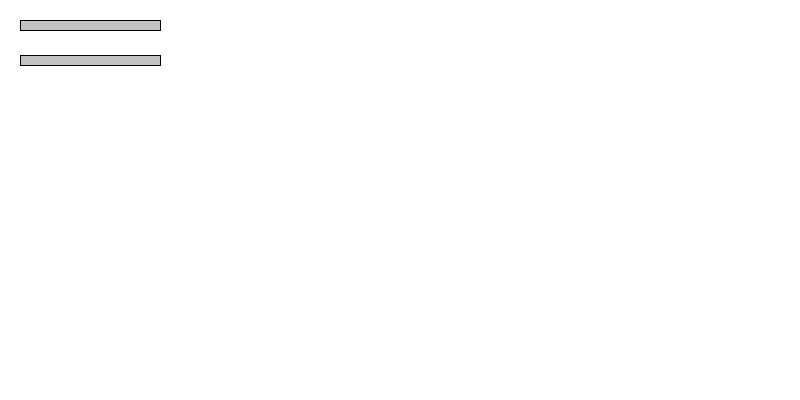
Frame 1 (no input)
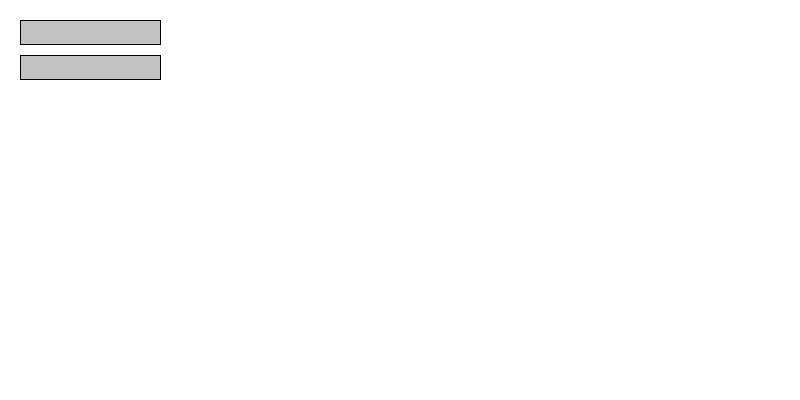
Frame 60 (the mouse pressed at the canvas centre just before this capture)
Frame 120 (the mouse held since frame 60 and released just before this capture): identical to frame 60, image omitted

The Processing sketch that drew these frames (run headless with seeded random() and noise(); from frame 60 on, the mouse is pressed at the canvas centre):

// Processing sketch: Text_Box
// ── Text_Box.pde
TextBox gear1;
TextBox gear2;

void setup(){
  
  size(800, 400);
   
  gear1 = new TextBox(20, 20);
  gear2 = new TextBox(20, 55);
  gear1.borderWidth(100);
  gear2.borderWidth(100);
  gear1.padding(5, 20, 5, 20);
  gear2.padding(5, 20, 5, 20);
  gear1.backgroundColor(100, 100, 100, 100);
  gear2.backgroundColor(100, 100, 100, 100);
  
}

void draw(){
  background(255);
  
  fill(0);
  gear1.render();
  gear2.render();
  
  if(gear1.hover() || gear2.hover()){
    cursor(TEXT);
  }else{
   cursor(ARROW); 
  }
}


void keyPressed(){
  
  gear1.keyListener();
  gear2.keyListener();
  
}

void mouseClicked(){
  gear1.click();
  gear2.click();
}

// ── TextBox.pde
class TextBox {

  /*
  *    Todo   
   *    - move text and color modifiers at constructor
   *    - Text highlighting
   *    - Fix alignmentY and justify when overflow
   *    - Fix blinker
   */
  /*-- strings --*/
  String value;
  String typedText = "";
  String blinkerType = "|";
  String blinker = "";
  char lastChar;

  /*-- sizes --*/
  float x, y, w, h, manualWidth, manualHeight;
  float textSize, textWidth, textHeight, lineHeight;
  float textOffsetX, textOffsetY;
  float paddingTop, paddingRight, paddingBottom, paddingLeft;
  float innerBoxWidth, innerBoxHeight;

  /*--- alignment ---*/
  int justify;
  int align;

  /*-- colors --*/
  color textColor;
  color backgroundColor;
  color borderColor;

  /*--- flags ---*/
  boolean focus = false;
  boolean click = false;
  int blinkerDelay = 30;
  int blinkerIndex = 0;

  /*--- states ---*/
  ArrayList lines;
  int blinkerX = 0;
  int blinkerY = 0;

  TextBox(float x, float y) {

    this.x = x;
    this.y = y;
    this.value="";
    this.textSize = 15;
    this.lineHeight = 0;

    this.paddingTop = 20;
    this.paddingRight = 20;
    this.paddingBottom = 20;
    this.paddingLeft = 20;

    this.lines = new ArrayList();

    textColor = color(0);
    backgroundColor = color(255);
    borderColor = color(10);
  }


  /*---------- Setters ---------- */
  void setTextSize(float size) {
    this.textSize = size;
  }

  void borderSize(float w, float h) {
    this.manualHeight = h;
    this.manualWidth = w;
  }

  void borderWidth(float w) {
    this.manualWidth = w;
  }

  void borderHeight(float h) {
    this.manualHeight = h;
  }

  void padding(float top, float right, float bottom, float left) {
    this.paddingTop = top;
    this.paddingRight = right;
    this.paddingBottom = bottom;
    this.paddingLeft = left;
  }

  void setLocation(float x, float y) {
    this.x = x;
    this.y = y;
  }

  void justify(int type) {

    if (this.manualWidth <= 0) return;

    //type: LEFT, CENTER or RIGHT
    justify = type;
    float inBox = getInnerBoxWidth();
    
    switch(this.justify) {
    case RIGHT:
      textOffsetX = inBox;
      break;
    case CENTER:
      textOffsetX = inBox/2;
      break;
    default:
      textOffsetX = 0;
      break;
    }
  }

  void align(int type) {
    //type TOP, BOTTOM, CENTER, BASELINE
    //  align = type;

    //  float inBox = getInnerBoxHeight();
    //  switch(this.justify) {
    //  //case TOP:
    //  //  textOffsetY = ;
    //  //  break;
    //  case BOTTOM:
    //    textOffsetY = inBox;
    //    break;
    //  case CENTER:
    //    textOffsetY = inBox/2;
    //    break;
    //  default:
    //    textOffsetY = 0;
    //    break;
    //  }
  }
  void textColor(int r, int g, int b) {
    textColor = color(r, g, b);
  }

  void backgroundColor(int r, int g, int b, int a) {
    backgroundColor = color(r, g, b, a);
  }


  void setLineHeight(float h) {
    this.lineHeight = h;
  }

  /*---------- Getters ---------- */
  int getNumberOfLines() {   
    return lines.size()+1;
  }

  float getBorderWidth() {
    if (this.manualWidth <= 0) {
      return textWidth+paddingRight + paddingLeft;
    } else {
      return this.manualWidth + paddingRight + paddingLeft;
    }
  }

  float getBorderHeight() {

    if (this.manualHeight <= 0) {
      return textHeight+lineHeight*(getNumberOfLines()-1) + paddingBottom + paddingTop;
    } else {
      return this.manualHeight  + paddingBottom+paddingTop;
    }
  }

  float getInnerBoxWidth() {
    return getBorderWidth() - paddingRight - paddingLeft;
  }

  float getInnerBoxHeight() {
    return getBorderHeight() - paddingTop - paddingBottom;
  }


  /*---------- Helpers ---------- */
  void render() {

    renderBorder();

    renderText();

    onFocus();
  }

  void renderText() {

    renderBlinker();

    //store in lines list
    this.value = typedText+blinker;

    textSize(this.textSize);
    this.lineHeight = this.lineHeight>0?this.lineHeight:this.textHeight;
    textLeading(this.lineHeight );
    textHeight = textAscent()+textDescent();
    textWidth = textWidth(this.value);
    textAlign(justify, align);

    fill(textColor);

    clip(x+paddingLeft, y+paddingTop, getInnerBoxWidth(), getInnerBoxHeight());
    text(this.value, this.x+paddingLeft+textOffsetX, this.y+textAscent()+paddingTop+textOffsetY);
    noClip();
  }

  void renderBorder() {

    fill(backgroundColor);


    w = getBorderWidth();
    h = getBorderHeight();

    rect(x, y, w, h);
    checkIfClicked(x, y, w, h);
  }

  void renderBlinker() {

    blinkerIndex++;
    if (blinkerIndex >blinkerDelay && focus) {
      blinkerIndex = 0;
      if (blinker == this.blinkerType) {
        blinker= "";
      } else {
        blinker=this.blinkerType;
      }
    }
  }

  void checkIfClicked(float x, float y, float w, float h) {

    if (!click) return;

    if (mouseX >= x && mouseX <= x+w
      && mouseY >=y && mouseY <= y+h)
    {  
      focus = true;
    } else {
      blinker = " ";
      focus = false;
    }

    click = false;
  }

  void click() {
    click = true;
  }

  boolean hover() {
    if (mouseX >= x && mouseX <= x+w
      && mouseY >=y && mouseY <= y+h)
    {  
      return true;
    }
    
    return false;
  }

  void onFocus() {

    if (focus) {


      //overflow handling if justification is left
      if (checkOverflowX()) {
        justify(RIGHT);
      } else {
        justify(LEFT);
      }
    }
  }

  boolean checkOverflowX() {    
    return textWidth > getInnerBoxWidth();
  }

  void keyListener() {

    if (!focus) return;

    switch(key) {

    case '\n': //detects enter key
      typedText+="\n";      
      lines.add(this.value);
      blinkerX=0;
      blinkerY++;
      break;
    case 8: //detects backspace key
      int len = typedText.length();
      if (len <= 0) return;

      lastChar = typedText.charAt(len-1);

      if (lastChar == '\n') lines.remove(lines.size()-1);

      typedText = typedText.substring(0, len-1);
      break;

    case CODED:
      handleCodedKey(keyCode);
      break;

    default:

      String keyStroked =""+key ;

      //println(keyCode);

      //guard codes to only accept printable characters
      if (keyCode < 32) return;
      if (key==CODED) return;

      //if(cntrlOn & key==1){  
      //  println("select all");
      //  cntrlOn = false;
      //  return;
      //}

      typedText += keyStroked;
      blinkerX++;
      break;
    }
  }

  void handleCodedKey(int k) {
    switch(k) {
    case UP:
      moveBlinker(UP);
      break;
    case DOWN:

      moveBlinker(DOWN);

      println(blinkerX, blinkerY);

      break;
    case RIGHT:
      moveBlinker(RIGHT);

      break;
    case LEFT:
      moveBlinker(LEFT);


      break;
    }
  }

  void moveBlinker(int direction) {

    switch(direction) {
    case UP:

      blinkerY--;
      break;
    case DOWN:     

      blinkerY++;
      break;
    case RIGHT:

      blinkerX++;
      break;
    case LEFT:

      blinkerX--;
      break;
    }
  }
}
